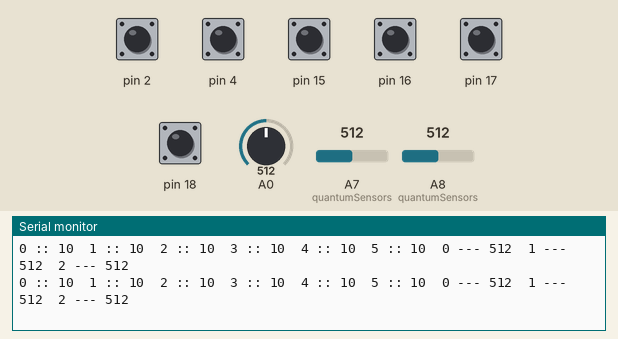
Recording of a sketch running on a simulated Arduino Mega 2560, built with avr-gcc and run on an emulated ATmega2560. Parts: the last lines printed to the serial monitor. The test bench sets the inputs (shaded band); at power-on: pin 2, pin 4, pin 15–18 HIGH, A0 = 512, A7 (quantumSensors) = 512, A8 (quantumSensors) = 512.

Above: at 1.2 s.
1.3 s: A0 set to 107
At 1.4 s:
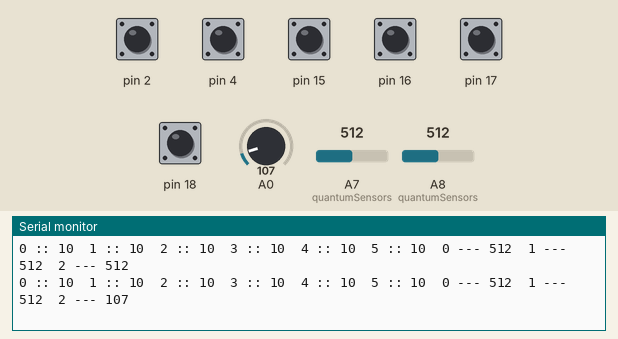
4.3 s: A0 set to 89
At 4.36 s:
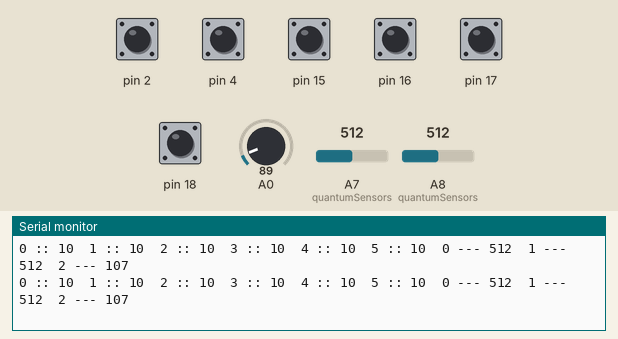
7.3 s: A7 (quantumSensors) set to 111
At 7.36 s:
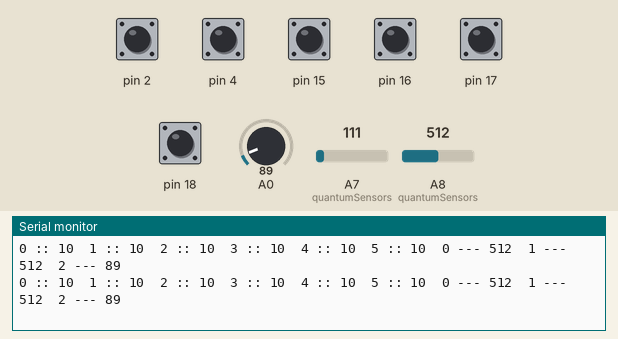
8.8 s: A7 (quantumSensors) set to 94
At 8.82 s:
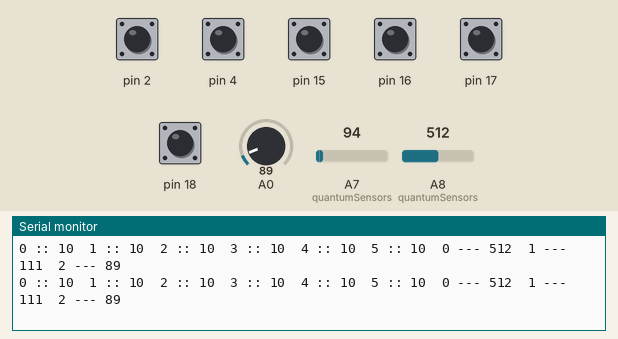
11.8 s: A8 (quantumSensors) set to 110
At 11.86 s:
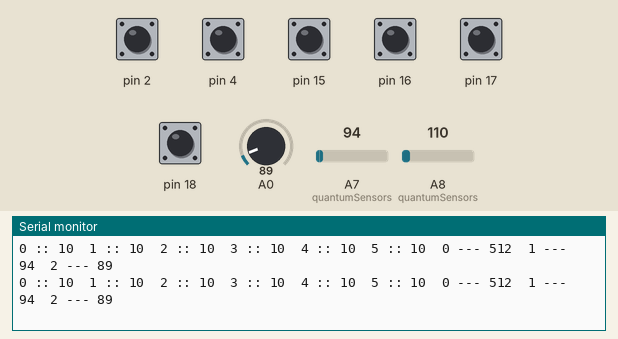
14.8 s: A8 (quantumSensors) set to 94
At 14.83 s:
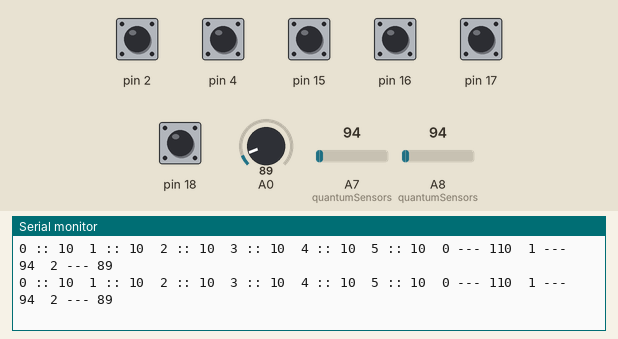

Measured:
- after the input at 1.3 s, the serial monitor: prints a new line at once (image 1)

The sketch:

Sensors.ino
```cpp
#include <CapacitiveSensor.h>


/*
 * CapitiveSense Library Demo Sketch
 * Paul Badger 2008
 * Uses a high value resistor e.g. 10 megohm between send pin and receive pin
 * Resistor effects sensitivity, experiment with values, 50 kilohm - 50 megohm. Larger resistor values yield larger sensor values.
 * Receive pin is the sensor pin - try different amounts of foil/metal on this pin
 * Best results are obtained if sensor foil and wire is covered with an insulator such as paper or plastic sheet
 */

/*
int commonPort = 34;
int capacitorChin = 44;
int capacitorForehead = 46;
int capacitorRightCheek = 48;
int capacitorLeftCheek = 50;
int capacitorNose = 52;
int eyes1 = 42;
int eyes2 = 40;
int lips = 38;
*/

int commonPort = 19;
int capacitorChin = 15;
int capacitorForehead = 16;
int capacitorRightCheek = 17;
int capacitorLeftCheek = 18;
int capacitorNose = 4;
int eyes = 3;
int lips = 2;


const int capacitorCount =7;
const int capacitorSize = 6;
CapacitiveSensor capacitors[capacitorCount] =      // 10 megohm resistor between pins 4 & 2, pin 2 is sensor pin, add wire, foil
//CapacitiveSensor   cs_4_5 = CapacitiveSensor(24,22);        // 10 megohm resistor between pins 4 & 6, pin 6 is sensor pin, add wire

//CapacitiveSensor   cs_4_8 = CapacitiveSensor(4,8);        // 10 megohm resistor between pins 4 & 8, pin 8 is sensor pin, add wire,
{
  CapacitiveSensor(commonPort, capacitorChin),
  CapacitiveSensor(commonPort, capacitorForehead),
  CapacitiveSensor(commonPort, capacitorRightCheek),
  CapacitiveSensor(commonPort, capacitorLeftCheek),
  CapacitiveSensor(commonPort, capacitorNose),
  CapacitiveSensor(commonPort, lips),
  CapacitiveSensor(commonPort, eyes)

  };


int sensorChin = A8;    // select the input pin for the potentiometer
int sensorForeheadRight = A7;
int sensorForeheadLeft = A15;
int sensorRightCheek1 = A3;
int sensorRightCheek2 = A4;
int sensorLeftCheek1 = A5;
int sensorLeftCheek2 = A6;
int sensorNose = A7;


const int quantumSensorsSize = 3;
int quantumSensors[quantumSensorsSize] = {
  sensorChin,
  sensorForeheadRight/* ,
  sensorForeheadLeft,
  sensorRightCheek1,
  sensorRightCheek2,
  sensorLeftCheek1,
  sensorLeftCheek2,
  sensorNose = A7*/
};

//int ledPin = 13;      // select the pin for the LED
//int sensorValue = 0;  // variable to store the value coming from the sensor


void setup()
{

  for(int i = 0 ; i < capacitorSize; i ++ ){
    capacitors[i].set_CS_AutocaL_Millis(0xFFFFFFFF);     // turn off autocalibrate on channel 1 - just as an example
  }
  Serial.begin(9600);

  // declare the ledPin as an OUTPUT:
  // pinMode(ledPin, OUTPUT);

}

void loop()
{
  long start = millis();
  long totalCounts[capacitorSize];
  for(int i = 0 ; i < capacitorSize; i++){
    totalCounts[i] =  capacitors[i].capacitiveSensor(30);
  }

  //long total2 =  cs_4_5.capacitiveSensor(30);
  //long total3 =  cs_4_8.capacitiveSensor(30);

  //Serial.print(millis() - start);        // check on performance in milliseconds
  //Serial.print("\t");                    // tab character for debug windown spacing

  for(int i = 0 ; i < capacitorSize; i++){
    Serial.print( i);
    Serial.print( " :: ");
    Serial.print(totalCounts[i]);
    Serial.print( "\t" );                  // print sensor output 1
  }
  // Serial.print("\n");
  /// Serial.print(total2);                  // print sensor output 2
  // Serial.print("\t");
  //Serial.println(total3);                // print sensor output 3

  //delay(10);                             // arbitrary delay to limit data to serial port


    int quantumSensorValue[quantumSensorsSize];
  // read the value from the sensor
  for(int i = 0 ; i < quantumSensorsSize; i++){
    quantumSensorValue[i] = analogRead(quantumSensors[i]);
  }
  //sensorValue = analogRead(sensorPin);

  for(int i = 0 ; i < quantumSensorsSize; i++){
    Serial.print( i);
    Serial.print( " --- ");
    Serial.print(quantumSensorValue[i]);
    Serial.print( "\t" );                  // print sensor output 1
  }

  //Serial.print(sensorValue);
  Serial.print("\n");

  // turn the ledPin on
  //digitalWrite(ledPin, HIGH);
  // stop the program for <sensorValue> milliseconds:
  //delay(sensorValue);
  // turn the ledPin off:
  //digitalWrite(ledPin, LOW);
  // stop the program for for <sensorValue> milliseconds:
  //delay(sensorValue);
}
```
